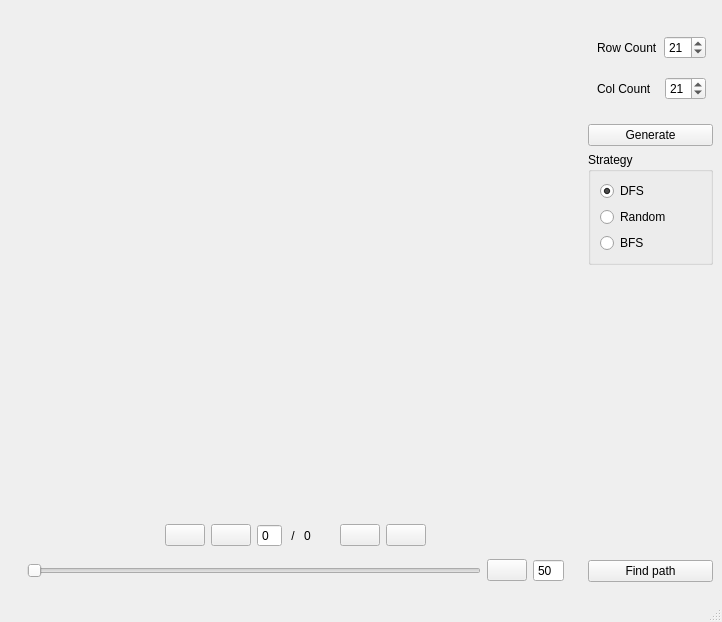
<?xml version="1.0" encoding="UTF-8"?>
<ui version="4.0">
 <class>MainWindow</class>
 <widget class="QMainWindow" name="MainWindow">
  <property name="geometry">
   <rect>
    <x>0</x>
    <y>0</y>
    <width>722</width>
    <height>622</height>
   </rect>
  </property>
  <property name="minimumSize">
   <size>
    <width>0</width>
    <height>0</height>
   </size>
  </property>
  <property name="windowTitle">
   <string>MainWindow</string>
  </property>
  <widget class="QWidget" name="centralwidget">
   <layout class="QGridLayout" name="gridLayout_2">
    <item row="0" column="0">
     <widget class="QWidget" name="widget_7" native="true">
      <property name="minimumSize">
       <size>
        <width>0</width>
        <height>0</height>
       </size>
      </property>
      <layout class="QHBoxLayout" name="horizontalLayout_4">
       <property name="leftMargin">
        <number>0</number>
       </property>
       <property name="topMargin">
        <number>0</number>
       </property>
       <property name="rightMargin">
        <number>0</number>
       </property>
       <property name="bottomMargin">
        <number>0</number>
       </property>
       <item>
        <widget class="QWidget" name="widget_8" native="true">
         <property name="sizePolicy">
          <sizepolicy hsizetype="Preferred" vsizetype="Preferred">
           <horstretch>0</horstretch>
           <verstretch>0</verstretch>
          </sizepolicy>
         </property>
         <property name="minimumSize">
          <size>
           <width>0</width>
           <height>0</height>
          </size>
         </property>
         <layout class="QVBoxLayout" name="verticalLayout_3">
          <property name="spacing">
           <number>0</number>
          </property>
          <property name="leftMargin">
           <number>0</number>
          </property>
          <property name="topMargin">
           <number>0</number>
          </property>
          <property name="rightMargin">
           <number>0</number>
          </property>
          <property name="bottomMargin">
           <number>0</number>
          </property>
          <item>
           <widget class="QWidget" name="widget" native="true">
            <property name="sizePolicy">
             <sizepolicy hsizetype="Expanding" vsizetype="Preferred">
              <horstretch>0</horstretch>
              <verstretch>0</verstretch>
             </sizepolicy>
            </property>
            <layout class="QHBoxLayout" name="h_layout">
             <property name="spacing">
              <number>0</number>
             </property>
             <property name="leftMargin">
              <number>0</number>
             </property>
             <property name="topMargin">
              <number>0</number>
             </property>
             <property name="rightMargin">
              <number>0</number>
             </property>
             <property name="bottomMargin">
              <number>0</number>
             </property>
            </layout>
           </widget>
          </item>
          <item>
           <widget class="QStackedWidget" name="left_stack">
            <property name="sizePolicy">
             <sizepolicy hsizetype="Preferred" vsizetype="Maximum">
              <horstretch>0</horstretch>
              <verstretch>0</verstretch>
             </sizepolicy>
            </property>
            <property name="minimumSize">
             <size>
              <width>0</width>
              <height>37</height>
             </size>
            </property>
            <property name="currentIndex">
             <number>0</number>
            </property>
            <widget class="QWidget" name="stackedWidget_9Page1" native="true">
             <layout class="QVBoxLayout" name="verticalLayout_4">
              <property name="spacing">
               <number>0</number>
              </property>
              <property name="topMargin">
               <number>0</number>
              </property>
              <property name="bottomMargin">
               <number>0</number>
              </property>
              <item>
               <widget class="QWidget" name="widget_10" native="true">
                <property name="sizePolicy">
                 <sizepolicy hsizetype="Preferred" vsizetype="Maximum">
                  <horstretch>0</horstretch>
                  <verstretch>0</verstretch>
                 </sizepolicy>
                </property>
                <layout class="QHBoxLayout" name="horizontalLayout_5">
                 <property name="topMargin">
                  <number>3</number>
                 </property>
                 <property name="bottomMargin">
                  <number>3</number>
                 </property>
                 <item>
                  <spacer name="horizontalSpacer">
                   <property name="orientation">
                    <enum>Qt::Horizontal</enum>
                   </property>
                   <property name="sizeHint" stdset="0">
                    <size>
                     <width>40</width>
                     <height>20</height>
                    </size>
                   </property>
                  </spacer>
                 </item>
                 <item>
                  <widget class="QPushButton" name="most_left_btn">
                   <property name="text">
                    <string/>
                   </property>
                   <property name="icon">
                    <iconset resource="icons.qrc">
                     <normaloff>:/assets/icons/most-left.png</normaloff>:/assets/icons/most-left.png</iconset>
                   </property>
                   <property name="shortcut">
                    <string>Shift+Left</string>
                   </property>
                  </widget>
                 </item>
                 <item>
                  <widget class="QPushButton" name="left_btn">
                   <property name="text">
                    <string/>
                   </property>
                   <property name="icon">
                    <iconset resource="icons.qrc">
                     <normaloff>:/assets/icons/left.png</normaloff>:/assets/icons/left.png</iconset>
                   </property>
                   <property name="shortcut">
                    <string>Left</string>
                   </property>
                  </widget>
                 </item>
                 <item>
                  <widget class="QSpinBox" name="cur_step_sb">
                   <property name="focusPolicy">
                    <enum>Qt::WheelFocus</enum>
                   </property>
                   <property name="buttonSymbols">
                    <enum>QAbstractSpinBox::NoButtons</enum>
                   </property>
                  </widget>
                 </item>
                 <item>
                  <widget class="QLabel" name="label_3">
                   <property name="sizePolicy">
                    <sizepolicy hsizetype="Maximum" vsizetype="Preferred">
                     <horstretch>0</horstretch>
                     <verstretch>0</verstretch>
                    </sizepolicy>
                   </property>
                   <property name="text">
                    <string> / </string>
                   </property>
                  </widget>
                 </item>
                 <item>
                  <widget class="QLabel" name="max_steps_lbl">
                   <property name="minimumSize">
                    <size>
                     <width>30</width>
                     <height>0</height>
                    </size>
                   </property>
                   <property name="text">
                    <string>0</string>
                   </property>
                  </widget>
                 </item>
                 <item>
                  <widget class="QPushButton" name="right_btn">
                   <property name="text">
                    <string/>
                   </property>
                   <property name="icon">
                    <iconset resource="icons.qrc">
                     <normaloff>:/assets/icons/right.png</normaloff>:/assets/icons/right.png</iconset>
                   </property>
                   <property name="shortcut">
                    <string>Right</string>
                   </property>
                  </widget>
                 </item>
                 <item>
                  <widget class="QPushButton" name="most_right_btn">
                   <property name="text">
                    <string/>
                   </property>
                   <property name="icon">
                    <iconset resource="icons.qrc">
                     <normaloff>:/assets/icons/most-right.png</normaloff>:/assets/icons/most-right.png</iconset>
                   </property>
                   <property name="shortcut">
                    <string>Shift+Right</string>
                   </property>
                  </widget>
                 </item>
                 <item>
                  <spacer name="horizontalSpacer_2">
                   <property name="orientation">
                    <enum>Qt::Horizontal</enum>
                   </property>
                   <property name="sizeHint" stdset="0">
                    <size>
                     <width>40</width>
                     <height>20</height>
                    </size>
                   </property>
                  </spacer>
                 </item>
                </layout>
               </widget>
              </item>
              <item>
               <widget class="QWidget" name="widget_11" native="true">
                <property name="minimumSize">
                 <size>
                  <width>0</width>
                  <height>34</height>
                 </size>
                </property>
                <layout class="QHBoxLayout" name="horizontalLayout_6">
                 <item>
                  <widget class="QSlider" name="step_sl">
                   <property name="sizePolicy">
                    <sizepolicy hsizetype="Expanding" vsizetype="Maximum">
                     <horstretch>0</horstretch>
                     <verstretch>0</verstretch>
                    </sizepolicy>
                   </property>
                   <property name="orientation">
                    <enum>Qt::Horizontal</enum>
                   </property>
                  </widget>
                 </item>
                 <item>
                  <widget class="PlayButton" name="play_btn">
                   <property name="text">
                    <string/>
                   </property>
                   <property name="icon">
                    <iconset resource="icons.qrc">
                     <normaloff>:/assets/icons/play.png</normaloff>:/assets/icons/play.png</iconset>
                   </property>
                   <property name="shortcut">
                    <string>Space</string>
                   </property>
                  </widget>
                 </item>
                 <item>
                  <widget class="QSpinBox" name="play_speed_sb">
                   <property name="sizePolicy">
                    <sizepolicy hsizetype="Fixed" vsizetype="Fixed">
                     <horstretch>0</horstretch>
                     <verstretch>0</verstretch>
                    </sizepolicy>
                   </property>
                   <property name="minimumSize">
                    <size>
                     <width>0</width>
                     <height>0</height>
                    </size>
                   </property>
                   <property name="focusPolicy">
                    <enum>Qt::WheelFocus</enum>
                   </property>
                   <property name="wrapping">
                    <bool>false</bool>
                   </property>
                   <property name="readOnly">
                    <bool>false</bool>
                   </property>
                   <property name="buttonSymbols">
                    <enum>QAbstractSpinBox::NoButtons</enum>
                   </property>
                   <property name="minimum">
                    <number>1</number>
                   </property>
                   <property name="maximum">
                    <number>100</number>
                   </property>
                   <property name="value">
                    <number>50</number>
                   </property>
                   <property name="displayIntegerBase">
                    <number>10</number>
                   </property>
                  </widget>
                 </item>
                </layout>
               </widget>
              </item>
             </layout>
            </widget>
            <widget class="QWidget" name="page"/>
           </widget>
          </item>
         </layout>
        </widget>
       </item>
       <item>
        <widget class="QStackedWidget" name="right_stack">
         <property name="sizePolicy">
          <sizepolicy hsizetype="Maximum" vsizetype="Preferred">
           <horstretch>0</horstretch>
           <verstretch>0</verstretch>
          </sizepolicy>
         </property>
         <property name="currentIndex">
          <number>0</number>
         </property>
         <widget class="QWidget" name="stackedWidget_2Page1" native="true">
          <layout class="QVBoxLayout" name="verticalLayout">
           <property name="leftMargin">
            <number>0</number>
           </property>
           <property name="rightMargin">
            <number>0</number>
           </property>
           <item>
            <widget class="QWidget" name="widget_6" native="true">
             <property name="minimumSize">
              <size>
               <width>0</width>
               <height>83</height>
              </size>
             </property>
             <layout class="QHBoxLayout" name="horizontalLayout_3">
              <property name="spacing">
               <number>0</number>
              </property>
              <property name="rightMargin">
               <number>0</number>
              </property>
              <item>
               <widget class="QWidget" name="widget_5" native="true">
                <property name="minimumSize">
                 <size>
                  <width>0</width>
                  <height>0</height>
                 </size>
                </property>
                <layout class="QVBoxLayout" name="verticalLayout_2">
                 <property name="spacing">
                  <number>0</number>
                 </property>
                 <property name="leftMargin">
                  <number>0</number>
                 </property>
                 <property name="topMargin">
                  <number>0</number>
                 </property>
                 <property name="rightMargin">
                  <number>0</number>
                 </property>
                 <property name="bottomMargin">
                  <number>0</number>
                 </property>
                 <item>
                  <widget class="QWidget" name="widget_3" native="true">
                   <property name="sizePolicy">
                    <sizepolicy hsizetype="Minimum" vsizetype="Preferred">
                     <horstretch>0</horstretch>
                     <verstretch>0</verstretch>
                    </sizepolicy>
                   </property>
                   <layout class="QHBoxLayout" name="horizontalLayout_2">
                    <property name="spacing">
                     <number>6</number>
                    </property>
                    <property name="leftMargin">
                     <number>0</number>
                    </property>
                    <property name="rightMargin">
                     <number>0</number>
                    </property>
                    <item>
                     <widget class="QLabel" name="label">
                      <property name="text">
                       <string>Row Count</string>
                      </property>
                     </widget>
                    </item>
                    <item>
                     <widget class="MyLineEdit" name="n_row_le">
                      <property name="value">
                       <number>21</number>
                      </property>
                     </widget>
                    </item>
                   </layout>
                  </widget>
                 </item>
                 <item>
                  <widget class="QWidget" name="widget_4" native="true">
                   <property name="sizePolicy">
                    <sizepolicy hsizetype="Minimum" vsizetype="Preferred">
                     <horstretch>0</horstretch>
                     <verstretch>0</verstretch>
                    </sizepolicy>
                   </property>
                   <layout class="QHBoxLayout" name="horizontalLayout">
                    <property name="spacing">
                     <number>6</number>
                    </property>
                    <property name="leftMargin">
                     <number>0</number>
                    </property>
                    <property name="rightMargin">
                     <number>0</number>
                    </property>
                    <item>
                     <widget class="QLabel" name="label_2">
                      <property name="minimumSize">
                       <size>
                        <width>62</width>
                        <height>0</height>
                       </size>
                      </property>
                      <property name="text">
                       <string>Col Count</string>
                      </property>
                     </widget>
                    </item>
                    <item>
                     <widget class="MyLineEdit" name="n_col_le">
                      <property name="value">
                       <number>21</number>
                      </property>
                     </widget>
                    </item>
                   </layout>
                  </widget>
                 </item>
                </layout>
               </widget>
              </item>
              <item>
               <widget class="BindLabel" name="bind_lbl">
                <property name="minimumSize">
                 <size>
                  <width>0</width>
                  <height>0</height>
                 </size>
                </property>
                <property name="text">
                 <string/>
                </property>
                <property name="margin">
                 <number>4</number>
                </property>
               </widget>
              </item>
             </layout>
            </widget>
           </item>
           <item>
            <widget class="QPushButton" name="gen_btn">
             <property name="text">
              <string>Generate</string>
             </property>
            </widget>
           </item>
           <item>
            <widget class="QGroupBox" name="groupBox">
             <property name="minimumSize">
              <size>
               <width>0</width>
               <height>103</height>
              </size>
             </property>
             <property name="title">
              <string>Strategy</string>
             </property>
             <layout class="QVBoxLayout" name="verticalLayout_5">
              <item>
               <widget class="QRadioButton" name="dfs_rb">
                <property name="text">
                 <string>DFS</string>
                </property>
                <property name="checked">
                 <bool>true</bool>
                </property>
               </widget>
              </item>
              <item>
               <widget class="QRadioButton" name="rnd_rb">
                <property name="text">
                 <string>Random</string>
                </property>
               </widget>
              </item>
              <item>
               <widget class="QRadioButton" name="bfs_rb">
                <property name="text">
                 <string>BFS</string>
                </property>
               </widget>
              </item>
             </layout>
            </widget>
           </item>
           <item>
            <spacer name="verticalSpacer">
             <property name="orientation">
              <enum>Qt::Vertical</enum>
             </property>
             <property name="sizeHint" stdset="0">
              <size>
               <width>20</width>
               <height>40</height>
              </size>
             </property>
            </spacer>
           </item>
           <item>
            <widget class="QPushButton" name="to_find_btn">
             <property name="text">
              <string>Find path</string>
             </property>
            </widget>
           </item>
          </layout>
         </widget>
         <widget class="QWidget" name="stackedWidget_2Page2" native="true">
          <layout class="QVBoxLayout" name="verticalLayout_6">
           <item>
            <widget class="QWidget" name="widget_2" native="true">
             <property name="minimumSize">
              <size>
               <width>0</width>
               <height>100</height>
              </size>
             </property>
            </widget>
           </item>
           <item>
            <spacer name="verticalSpacer_2">
             <property name="orientation">
              <enum>Qt::Vertical</enum>
             </property>
             <property name="sizeHint" stdset="0">
              <size>
               <width>20</width>
               <height>396</height>
              </size>
             </property>
            </spacer>
           </item>
           <item>
            <widget class="QPushButton" name="to_gen_btn">
             <property name="text">
              <string>Generate</string>
             </property>
            </widget>
           </item>
          </layout>
         </widget>
        </widget>
       </item>
      </layout>
     </widget>
    </item>
   </layout>
  </widget>
  <widget class="QMenuBar" name="menubar">
   <property name="geometry">
    <rect>
     <x>0</x>
     <y>0</y>
     <width>722</width>
     <height>25</height>
    </rect>
   </property>
  </widget>
  <widget class="QStatusBar" name="statusbar"/>
 </widget>
 <customwidgets>
  <customwidget>
   <class>BindLabel</class>
   <extends>QLabel</extends>
   <header>mainwindow.h</header>
  </customwidget>
  <customwidget>
   <class>MyLineEdit</class>
   <extends>QSpinBox</extends>
   <header>mainwindow.h</header>
  </customwidget>
  <customwidget>
   <class>PlayButton</class>
   <extends>QPushButton</extends>
   <header>mainwindow.h</header>
  </customwidget>
 </customwidgets>
 <resources>
  <include location="icons.qrc"/>
 </resources>
 <connections/>
</ui>
